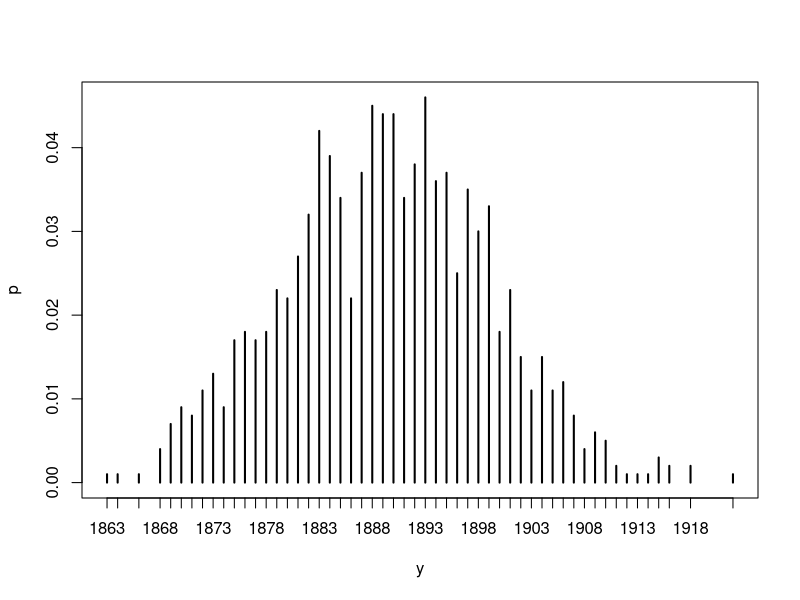
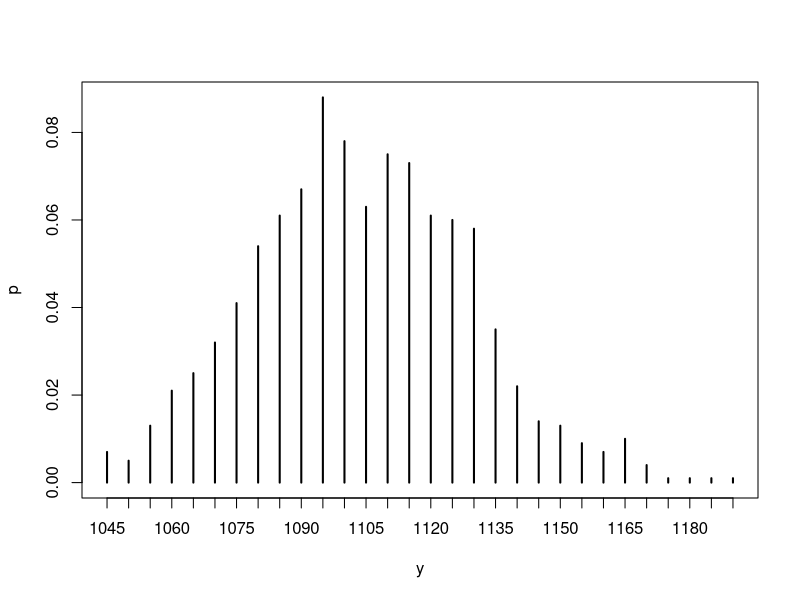
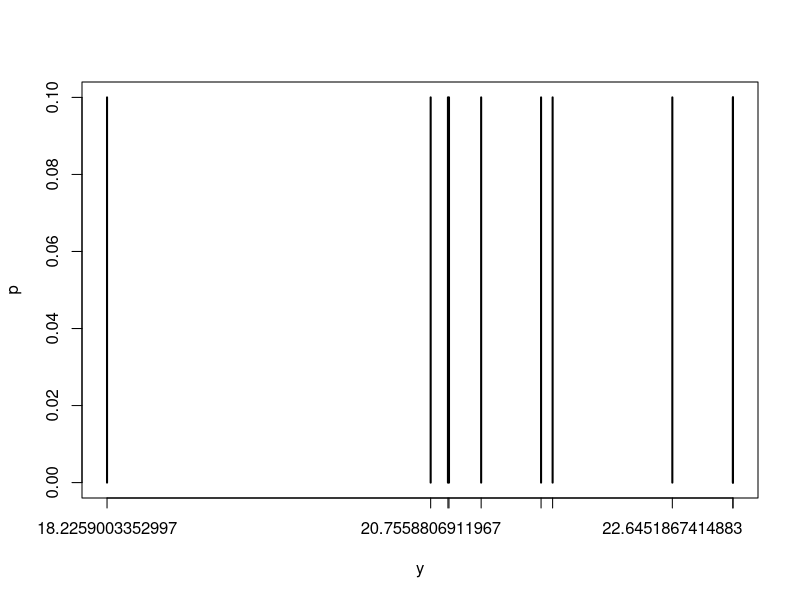

R code for these plots, in order:
#1
library(psych)
set.seed(10)
car<-function(z)
{x<-sample(c(20,21,22,23),size=z,replace = TRUE, prob =c(.4,.3,.2,.1))
sum(x)
}
mean(car(90))
N<-1000
y<-replicate(N,car(90))
mean(y)
p<-table(y)/N
plot(p)

#2
library(psych)
set.seed(10)
car<-function(z)
{x<-sample(c(40,45,50,55),size=z,replace = TRUE, prob =c(.25,.45,.15,.15))
sum(x)
}
mean(car(24))
N<-1000
y<-replicate(N,car(24))
mean(y)
p<-table(y)/N
plot(p)


#3
library(psych)
set.seed(10)
cake<-function(z)
{x<-(rnorm(n = z, mean = 22, sd = 5) )
mean(x)
}
cake(20)
N<-10
y<-replicate(N,cake(20))
mean(y)
p<-table(y)/N
plot(p)

##4
library(psych)
set.seed(10)
Demand<-rnorm(n=30, mean =40, sd =9)
price<-rnorm(n =30, mean =100, sd =2)
revenue<-Demand*price
revenue
total_revenue<-sum(revenue)
total_revenue
